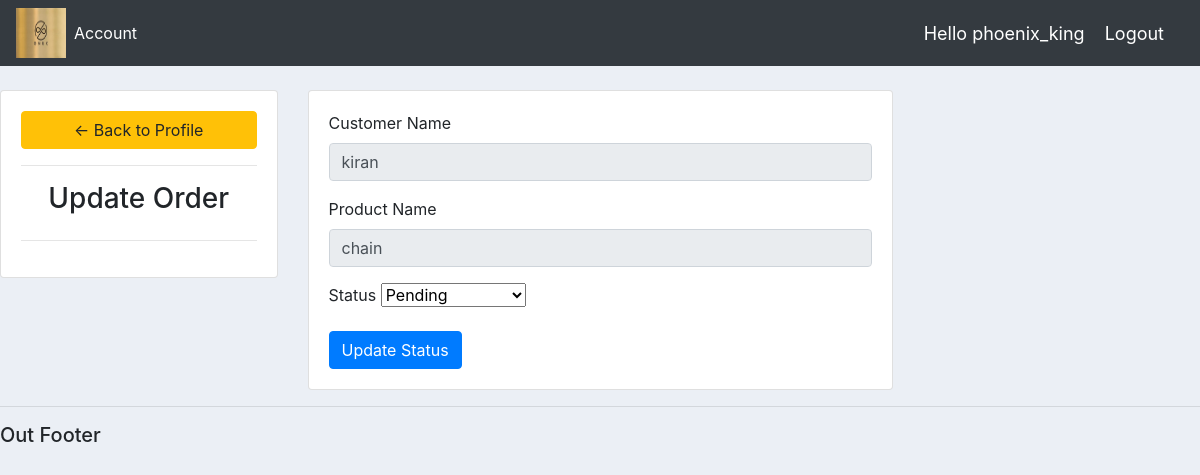
Page /update_order/61/ (signed in) on the committed database.
### accounts/models.py (models this page shows, shortened)
class Order (models.Model):
    STATUS = (('Pending', 'Pending'),
              ('Out for delivery', 'Out_for_delivery'),
              ('Delivered', 'Delivered'))
    customer = models.ForeignKey(Customer, null=True, on_delete=models.SET_NULL)
    product = models.ForeignKey(Product,  null=True, on_delete=models.SET_NULL)
    date_created = models.DateTimeField(auto_now_add=True, null=True)
    status = models.CharField(max_length=200, null=True, choices=STATUS)

class Customer (models.Model):
    user= models.OneToOneField(User,blank=True, null=True, on_delete=models.CASCADE)
    name = models.CharField(max_length=100, null=True)
    phone=models.CharField(max_length=100, null=True)
    email=models.CharField(max_length=100, null=True)
    date_created= models.DateTimeField(auto_now_add=True)
    profile_pic= models.ImageField(default='logos.png', null=True, blank=True)

class Product (models.Model):
    CATEGORY = (('Luxury', 'Luxury'),
                ('Basic', 'Basic'),
              )
    name = models.CharField(max_length=200, null=True)
    price = models.FloatField(null=True)
    category = models.CharField(max_length=200, null=True,choices=CATEGORY)
    description = models.CharField(max_length=200, null=True, blank=True)
    date_created= models.DateTimeField(auto_now_add=True, null=True)
    tags= models.ManyToManyField(Tag)

### accounts/views.py (the view)
# urls.py: path('update_order/<str:pk>/', views.updateOrder, name="update_order"),
@login_required(login_url='login')
def updateOrder(request, pk):
    order = Order.objects.get(id=pk)
    form = OrderForm(instance=order)
    if request.method == 'POST':
        form = OrderForm(request.POST, instance=order)
        if form.is_valid():
            order=form.save()
            return redirect('/')
    context = {'form': form, "item": order, "order_c": order.customer}
    return render(request, 'accounts/update_form.html', context)

### accounts/forms.py
class OrderForm(ModelForm):
    class Meta:
        model = Order
        fields= '__all__'

### accounts/templates/accounts/update_form.html (shortened to what this page needs)
{% extends 'accounts/main.html' %}
{% block content %}
<br>
<div class="row">
    <div class="col-md-3">
		<div class="card card-body">
			<a class="btn btn-warning" href="{% url 'home' %}"> &#8592; Back to Profile</a>
			<hr>
			<h3 style="text-align: center">Update Order</h3>
			<hr>
		</div>
	</div>
    <div class="col-md-6">
        <div class="card card-body"><div class="form-group">
            <label for="customer">Customer Name</label>
            <input type="text" class="form-control" id="customer" value="{{ form.instance.customer.name }}" readonly>
        </div>
        <div class="form-group">
            <label for="product">Product Name</label>
            <input type="text" class="form-control" id="product" value="{{ form.instance.product.name }}" readonly>
        </div>
        <form method="POST" action="">
            {% for i in form %}
                {% if i.name == 'status' %}
                    <div class="form-group">
                        <label for="{{ i.id_for_label }}">{{ i.label }}</label>
                        {{ i }}
                    </div>
                {% endif %}
            {% endfor %}
            <button type="submit" class="btn btn-primary">Update Status</button>
        </form>
        </div>
    </div>    </div>
{% endblock %}

### accounts/templates/accounts/navbar.html (shortened to what this page needs)
{% load static %}
<link rel="stylesheet", type="text/css" href=" {% static '/css/main.css' %}">
<nav class="navbar navbar-expand-lg navbar-dark bg-dark">
  <img src="{% static 'images/logos.png' %}"style="width: 50px; height: 50px;">
  <div class="collapse navbar-collapse" id="navbarNavAltMarkup">
    <div class="navbar-nav">
      {% if request.user.is_staff %}
        <a class="nav-item nav-link active" href="{% url 'home' %}">Dashboard </a>
        <a class="nav-item nav-link" href="{% url 'products' %}">Products</a>
      {% else %}
        <a class="nav-item nav-link active" href="{% url 'account_settings'%}">Account</a>
      {%endif%}
    </div>
  </div>
  <span class="user_name">Hello {{request.user}}</span>
  <span ><a  class="user_name" href="{% url 'logout' %}">Logout</a></span>
</nav>

### static/css/main.css (style rules this page uses)
body { background-color: #ebeff5; }

### accounts/templates/accounts/navbar.html (style rules this page uses)
.user_name { font-size: 18px; color: #fff; margin-right: 20px; }

### rows in the picture
Order: instance.customer.name "kiran", instance.product.name "chain", form "Pending"

### other values in the picture
{{ request.user }} "phoenix_king"
{{ i.label }} "Status"
